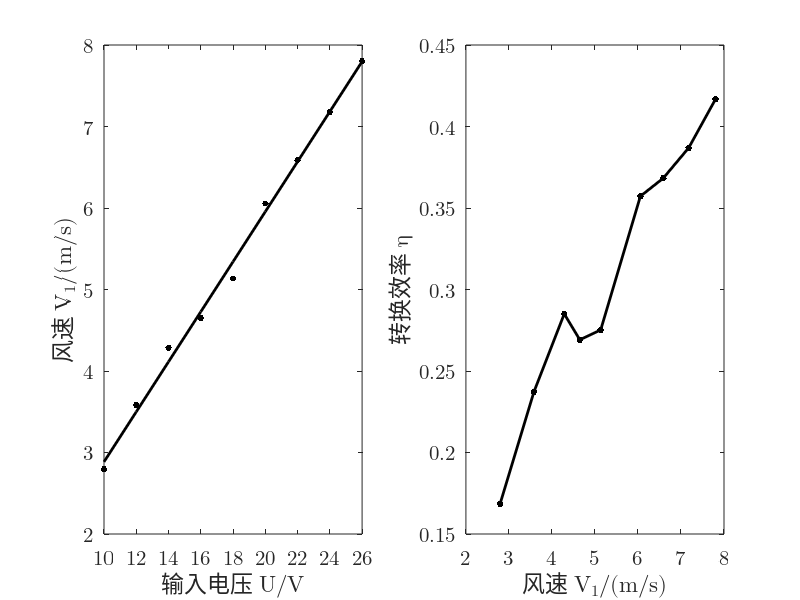

This chart was generated by the following MATLAB code:
u =(10:2:26);
i =[0.065 0.081 0.099 0.117 0.137 0.156 0.177 0.200 0.220];
v1=[2.795 3.582 4.286 4.648 5.133 6.056 6.587 7.180 7.803];
r=0.5*103.84*10^(-3);
s=pi*r*r;
rho=1.185;
p0=u.*i
p1=0.5.*rho.*s.*(v1.^3)
ita=p1./p0

subplot(1, 2, 1);
uv=scatter(u, v1, 200, 'k', '.');
hold on;
xlim([10, 26])
xticks(u)
set(gca, 'FontName', 'Latin Modern Math', 'FontSize', 15);
xlabel('\fontname{Songti SC}输入电压 \fontname{Latin Modern Math}U/V');
ylabel('\fontname{Songti SC}风速 \fontname{Latin Modern Math}V_1/(m/s)');
box on
M=[u' ones(9,1)];
k=M\(v1');
v1pre=(M*k)';

plot(u, v1pre, '-k', 'LineWidth', 2);

subplot(1, 2, 2);
plot(v1, ita, '.-k', 'LineWidth', 2, 'MarkerSize', 15);
set(gca, 'FontName', 'Latin Modern Math', 'FontSize', 15);
xlabel('\fontname{Songti SC}风速 \fontname{Latin Modern Math}V_1/(m/s)');
ylabel('\fontname{Songti SC}转换效率 \fontname{Latin Modern Math}\eta');
